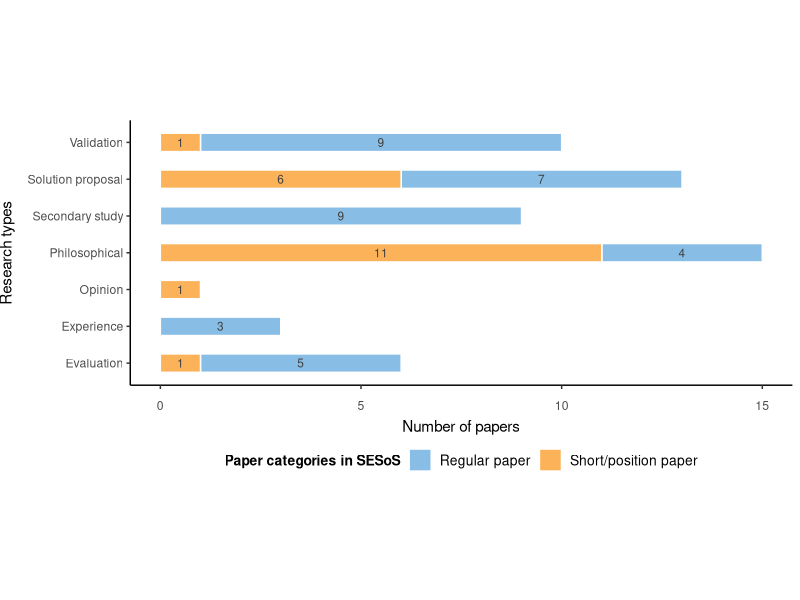
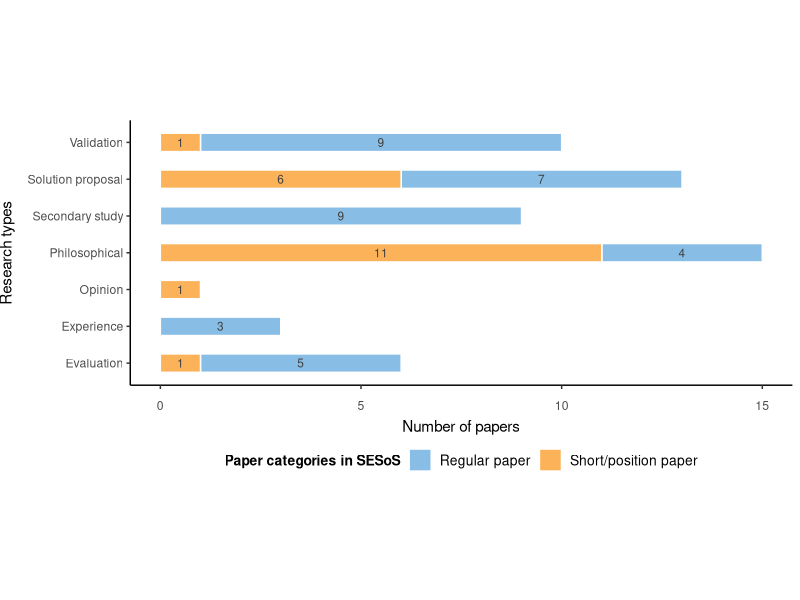

Source code (R) for these figures, in order:
install.packages("ggplot2", "ggthemes")

library(ggplot2)
library(ggthemes)

# Dataset
research_types <- c("Validation", "Evaluation", "Solution proposal", "Philosophical", "Opinion", "Experience", "Secondary study")
paper_types <- rep(c("Regular paper", "Short/position paper"), each=7)
numpapers <- c(9, 5, 7, 4, 0, 3, 9,
               1, 1, 6, 11, 1, 0, 0)
grid <- data.frame(research_types, paper_types, numpapers)

# Barchart
barchart <- ggplot(grid[which(numpapers>0),], aes(x=factor(research_types), y=numpapers, fill=paper_types, colour=paper_types)) + labs(x="Research types", y="Number of papers") + geom_bar(stat="identity", width=0.5, color="white") + geom_text(aes(label=numpapers), size=3, position=position_stack(vjust=0.5), colour="gray25") + coord_flip() + theme_classic() + theme(legend.position="bottom", legend.justification="center", legend.box.spacing=unit(12, "pt"), legend.title=element_text(size=10, face="bold"), legend.text=element_text(size=10), axis.text.x=element_text(vjust=-2), axis.title.x=element_text(vjust=-2.0), axis.title.y=element_text(vjust=3.0), aspect.ratio=0.4/1) + guides(fill=guide_legend(title="Paper categories in SESoS")) + scale_fill_few(palette="Light")
barchart

# Save to file
ggsave("plots/research-paper-types.png", plot=barchart, device="png", dpi="print")